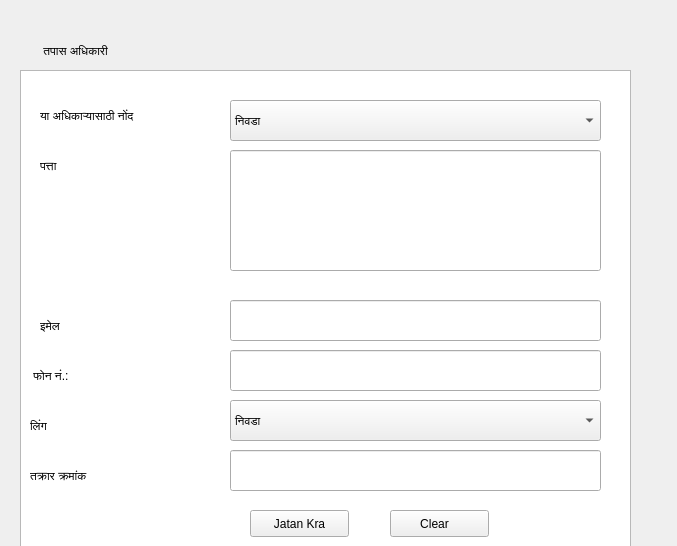
<?xml version="1.0" encoding="UTF-8"?>
<ui version="4.0">
 <class>Form</class>
 <widget class="QWidget" name="Form">
  <property name="geometry">
   <rect>
    <x>0</x>
    <y>0</y>
    <width>677</width>
    <height>546</height>
   </rect>
  </property>
  <property name="windowTitle">
   <string>Form</string>
  </property>
  <widget class="QLabel" name="label">
   <property name="geometry">
    <rect>
     <x>40</x>
     <y>30</y>
     <width>121</width>
     <height>41</height>
    </rect>
   </property>
   <property name="text">
    <string> तपास अधिकारी </string>
   </property>
  </widget>
  <widget class="QListView" name="listView">
   <property name="geometry">
    <rect>
     <x>20</x>
     <y>70</y>
     <width>611</width>
     <height>491</height>
    </rect>
   </property>
  </widget>
  <widget class="QComboBox" name="comboBox">
   <property name="geometry">
    <rect>
     <x>230</x>
     <y>100</y>
     <width>371</width>
     <height>41</height>
    </rect>
   </property>
   <item>
    <property name="text">
     <string>निवडा </string>
    </property>
   </item>
   <item>
    <property name="text">
     <string>New Item</string>
    </property>
   </item>
  </widget>
  <widget class="QLabel" name="label_4">
   <property name="geometry">
    <rect>
     <x>40</x>
     <y>100</y>
     <width>161</width>
     <height>31</height>
    </rect>
   </property>
   <property name="text">
    <string>या अधिकाऱ्यासाठी नोंद </string>
   </property>
  </widget>
  <widget class="QLabel" name="label_5">
   <property name="geometry">
    <rect>
     <x>40</x>
     <y>150</y>
     <width>161</width>
     <height>31</height>
    </rect>
   </property>
   <property name="text">
    <string>पत्ता</string>
   </property>
  </widget>
  <widget class="QLineEdit" name="lineEdit">
   <property name="geometry">
    <rect>
     <x>230</x>
     <y>150</y>
     <width>371</width>
     <height>121</height>
    </rect>
   </property>
  </widget>
  <widget class="QLabel" name="label_6">
   <property name="geometry">
    <rect>
     <x>40</x>
     <y>310</y>
     <width>161</width>
     <height>31</height>
    </rect>
   </property>
   <property name="text">
    <string>इमेल </string>
   </property>
  </widget>
  <widget class="QLabel" name="label_9">
   <property name="geometry">
    <rect>
     <x>30</x>
     <y>460</y>
     <width>161</width>
     <height>31</height>
    </rect>
   </property>
   <property name="text">
    <string>तक्रार क्रमांक </string>
   </property>
  </widget>
  <widget class="QLabel" name="label_10">
   <property name="geometry">
    <rect>
     <x>30</x>
     <y>410</y>
     <width>161</width>
     <height>31</height>
    </rect>
   </property>
   <property name="text">
    <string>लिंग </string>
   </property>
  </widget>
  <widget class="QLabel" name="label_11">
   <property name="geometry">
    <rect>
     <x>30</x>
     <y>360</y>
     <width>161</width>
     <height>31</height>
    </rect>
   </property>
   <property name="text">
    <string> फोन नं.:</string>
   </property>
  </widget>
  <widget class="QLineEdit" name="lineEdit_2">
   <property name="geometry">
    <rect>
     <x>230</x>
     <y>300</y>
     <width>371</width>
     <height>41</height>
    </rect>
   </property>
  </widget>
  <widget class="QLineEdit" name="lineEdit_3">
   <property name="geometry">
    <rect>
     <x>230</x>
     <y>350</y>
     <width>371</width>
     <height>41</height>
    </rect>
   </property>
  </widget>
  <widget class="QLineEdit" name="lineEdit_4">
   <property name="geometry">
    <rect>
     <x>230</x>
     <y>450</y>
     <width>371</width>
     <height>41</height>
    </rect>
   </property>
  </widget>
  <widget class="QComboBox" name="comboBox_2">
   <property name="geometry">
    <rect>
     <x>230</x>
     <y>400</y>
     <width>371</width>
     <height>41</height>
    </rect>
   </property>
   <item>
    <property name="text">
     <string>निवडा </string>
    </property>
   </item>
   <item>
    <property name="text">
     <string>स्त्री </string>
    </property>
   </item>
   <item>
    <property name="text">
     <string>पुरुष </string>
    </property>
   </item>
   <item>
    <property name="text">
     <string>इतर </string>
    </property>
   </item>
  </widget>
  <widget class="QPushButton" name="pushButton_3">
   <property name="geometry">
    <rect>
     <x>250</x>
     <y>510</y>
     <width>99</width>
     <height>27</height>
    </rect>
   </property>
   <property name="text">
    <string>Jatan Kra</string>
   </property>
  </widget>
  <widget class="QPushButton" name="pushButton_4">
   <property name="geometry">
    <rect>
     <x>390</x>
     <y>510</y>
     <width>99</width>
     <height>27</height>
    </rect>
   </property>
   <property name="text">
    <string>Clear   </string>
   </property>
  </widget>
 </widget>
 <resources/>
 <connections/>
</ui>
